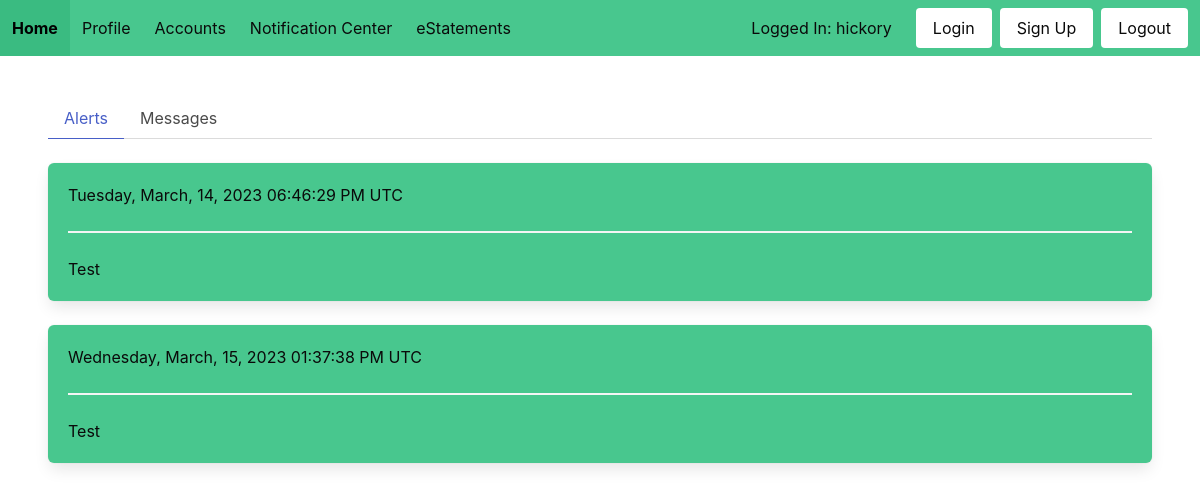
/alerts/ (signed in), run on the app's committed database.
### website/models.py (models this page shows)
class User(UserMixin, db.Model):
    id = db.Column(db.Integer, primary_key=True)
    username = db.Column(db.String(100), unique=True)
    password = db.Column(db.String(100))
    name = db.Column(db.String(1000))

class Alerts(db.Model):
    id = db.Column(db.Integer, primary_key=True)
    date = db.Column(db.DateTime, server_default=func.now())
    content = db.Column(db.String(5000))

### website/main/routes.py (the view)
@main.route('/alerts/')
@login_required
def alerts():
    alerts = get_alerts()
    return render_template('alerts.html', alerts=alerts)

### website/models.py (called while the page is built)
@login_manager.user_loader
def load_user(id):
    return User.query.get(int(id))

### website/utils/format.py (called while the page is built)
def format_date_1(dt: datetime):
    weekday_map = {0: 'Monday', 1: 'Tuesday', 2: 'Wednesday', 3: 'Thursday',
                   4: 'Friday', 5: 'Saturday', 6: 'Sunday'}
    month_map = {1: 'January', 2: 'February', 3: 'March', 4: 'April', 5: 'May',
                 6: 'June', 7: 'July', 8: 'August', 9: 'September',
                 10: 'October', 11: 'November', 12: 'December'}
    weekday = weekday_map[dt.weekday()]
    month = month_map[dt.month]
    hour = dt.hour
    period = 'AM'
    if dt.hour >= 12:
        period = 'PM'
    if dt.hour >= 13:
        hour -= 12
    elif dt.hour < 1:
        hour += 12
    time_str = f'{hour:02}:{dt.minute:02}:{dt.second:02} {period}'
    res = f'{weekday}, {month}, {dt.day:02}, {dt.year} {time_str} UTC'
    return res

### website/utils/utils.py (called while the page is built)
def get_alerts():
    alerts = Alerts.query.all()
    res = []
    for alert in alerts:
        formatted = {}
        formatted['date'] = format_date_1(alert.date)
        formatted['content'] = alert.content
        res.append(formatted)
    return res

### website/templates/alerts.html (shortened to what this page needs)
{% extends "base.html" %}
{% block content %}
<div class="tabs">
    <ul>
        <li class="is-active"><a href="{{ url_for('main.alerts') }}">Alerts</a></li>
        <li><a href="{{ url_for('main.messages') }}">Messages</a></li>
    </ul>
</div>
{% for alert in alerts %}
<div class="box has-background-success has-text-black">
    <p>{{ alert['date'] }}</p>
    <hr>
    <p>{{ alert['content'] }}</p>
</div>
{% endfor %}
{% endblock %}

### website/templates/base.html (shortened to what this page needs)
<!DOCTYPE html>
<html>
<head>
    <link rel="stylesheet" href="https://cdnjs.cloudflare.com/ajax/libs/bulma/0.7.2/css/bulma.min.css" />
</head>
<body>
    <nav class="navbar is-success is-fixed-top">
        <div class="navbar-brand is-success">
            <a class="navbar-item has-text-black is-success" href="{{ url_for('main.home') }}">
                <strong>Home</strong>
            </a>
        </div>
        <div class="navbar-menu has-background-success" id="nav-links">
            <div class="navbar-start">
                <a href="{{ url_for('main.profile') }}" class="navbar-item has-text-black">Profile</a>
                <div class="navbar-item has-dropdown is-hoverable">
                    <a class="navbar-link has-text-black is-arrowless">Accounts</a>
                </div>
                <a href="{{ url_for('main.alerts') }}" class="navbar-item has-text-black">Notification Center</a>
                <a href="{{ url_for('main.view_eStatements') }}" class="navbar-item has-text-black">eStatements</a>
            </div>
            <div class="navbar-end is-success">
                {% if current_user.is_authenticated %}
                <p class="navbar-item has-text-black">Logged In: {{ current_user.username }}</p>
                {% endif %}
                <div class="navbar-item">
                    <div class="buttons">
                        <a href="{{ url_for('auth.login') }}" class="button is-white">Login</a>
                        <a href="{{ url_for('auth.signup') }}" class="button is-white">Sign Up</a>
                        <a href="{{ url_for('auth.logout') }}" class="button is-white">Logout</a>
                    </div>
                </div>
            </div>
        </div>
    </nav>
    <div class="hero-body has-text-black">
        {% block content %}
        {% endblock %}
    </div>
</body>
</html>

### data on the page
User: username "hickory"
Alerts: date "Tuesday, March, 14, 2023 06:46:29 PM UTC", content "Test"
Alerts: date "Wednesday, March, 15, 2023 01:37:38 PM UTC", content "Test"
